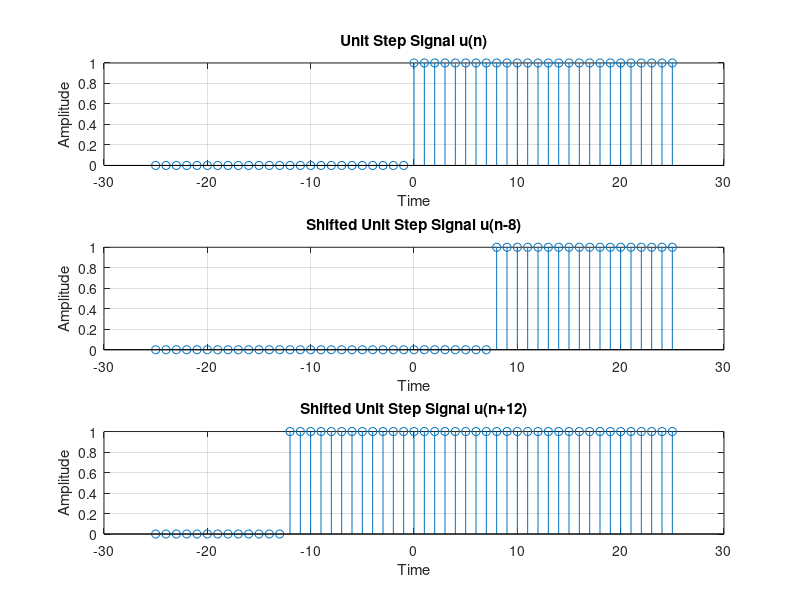

The MATLAB source for this figure:

%Prithviraj_2254901101
clc;clear all;close all;
% a)Create Unit Step signals: u(n), u(n-8), u(n+12) for n = -25:25
n = -25:25;
u_n = (n >= 0);
u_n_minus_8 = (n >= 8);
u_n_plus_12 = (n >= -12);

% b)In each case plot impulse signal Vs. n Using the MATLAB function stem ( ).
% c)Level the X and Y coordinate and use a title of the generated signals.
subplot(3,1,1);
stem(n, u_n);
xlabel('Time');
ylabel('Amplitude');
title('Unit Step Signal u(n)');
grid on;

subplot(3,1,2);
stem(n, u_n_minus_8);
xlabel('Time');
ylabel('Amplitude');
title('Shifted Unit Step Signal u(n-8)');
grid on;
subplot(3,1,3);
stem(n, u_n_plus_12);
xlabel('Time');
ylabel('Amplitude');
title('Shifted Unit Step Signal u(n+12)');
grid on;
